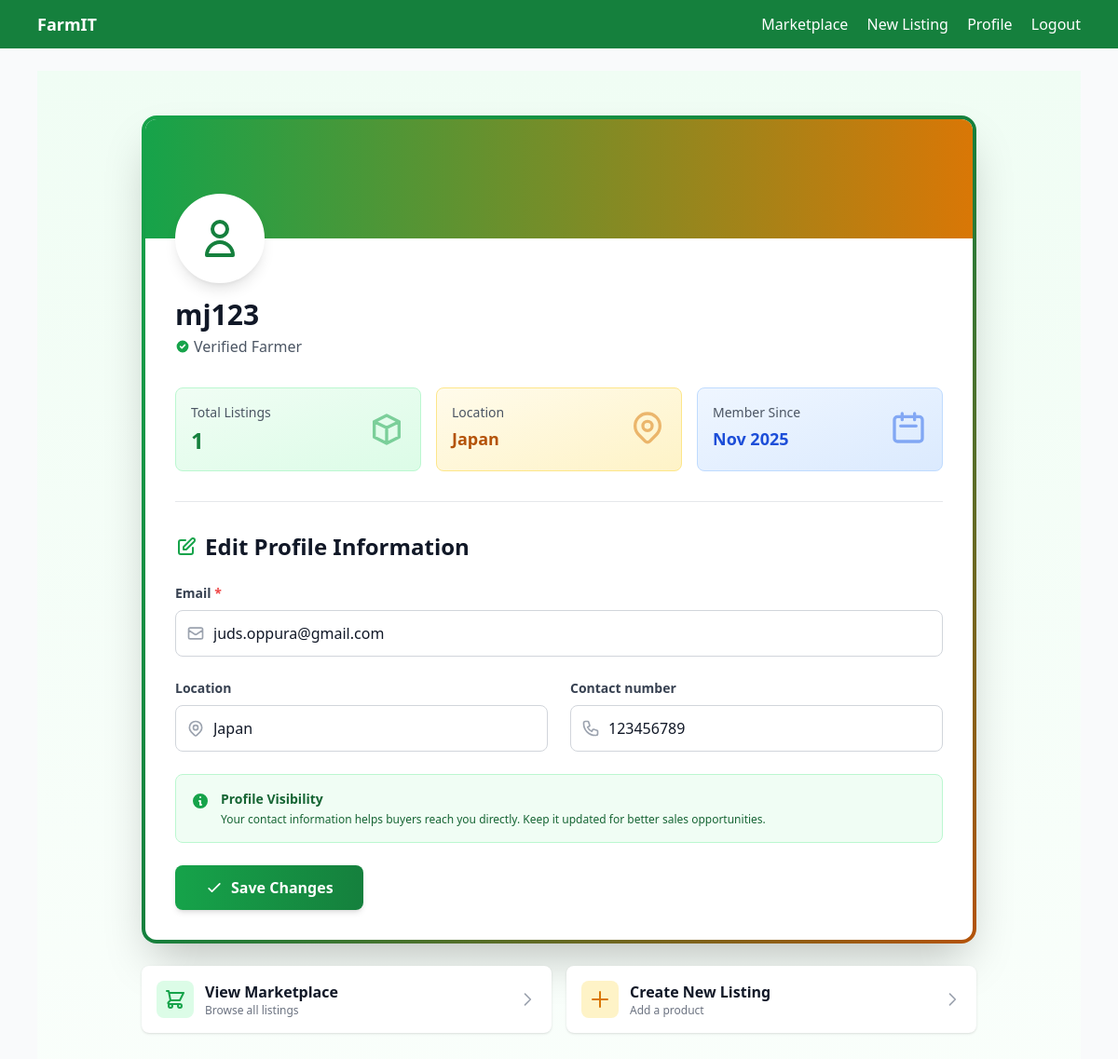
The app's page /accounts/profile/ (signed in) with its own data.
### users/models.py (models this page shows, shortened)
class FarmerUser(AbstractUser):
    email = models.EmailField(unique=True)
    location = models.CharField(max_length=255, blank=True)
    contact_number = models.CharField(max_length=50, blank=True)

### users/views.py (the view)
# urls.py: path('profile/', profile, name='profile'),
@login_required
def profile(request: HttpRequest) -> HttpResponse:
    if request.method == 'POST':
        form = FarmerProfileForm(request.POST, instance=request.user)
        if form.is_valid():
            form.save()
            messages.success(request, 'Profile updated')
            return redirect('profile')
    else:
        form = FarmerProfileForm(instance=request.user)
    return render(request, 'users/profile.html', {'form': form})

### users/forms.py
class FarmerProfileForm(forms.ModelForm):
    class Meta:
        model = FarmerUser
        fields = (
            'email',
            'location',
            'contact_number',
        )

### templates/users/profile.html (shortened to what this page needs)
{% extends 'base.html' %}
{% block content %}
<div class="bg-gradient-to-b from-green-50 to-white min-h-screen py-12 px-4">
  <div class="max-w-4xl mx-auto">
    <div class="bg-gradient-to-br from-green-600 via-green-700 to-amber-700 p-1 rounded-2xl shadow-2xl">
      <div class="bg-white rounded-xl overflow-hidden">
        <div class="bg-gradient-to-r from-green-600 to-amber-600 h-32 relative">
          <div class="absolute -bottom-12 left-8">
            <div class="w-24 h-24 bg-white rounded-full border-4 border-white shadow-lg flex items-center justify-center">
              <svg class="w-12 h-12 text-green-700" fill="none" stroke="currentColor" viewBox="0 0 24 24">
                <path stroke-linecap="round" stroke-linejoin="round" stroke-width="2" d="M16 7a4 4 0 11-8 0 4 4 0 018 0zM12 14a7 7 0 00-7 7h14a7 7 0 00-7-7z" />
              </svg>
            </div>
          </div>
        </div>
        <div class="pt-16 pb-8 px-8">
          <div class="mb-8">
            <h1 class="text-3xl font-bold text-gray-900 mb-1">{{ user.username }}</h1>
            <p class="text-gray-600 flex items-center">
              <svg class="w-4 h-4 mr-1 text-green-600" fill="currentColor" viewBox="0 0 20 20">
                <path fill-rule="evenodd" d="M10 18a8 8 0 100-16 8 8 0 000 16zm3.707-9.293a1 1 0 00-1.414-1.414L9 10.586 7.707 9.293a1 1 0 00-1.414 1.414l2 2a1 1 0 001.414 0l4-4z" clip-rule="evenodd" />
              </svg>
              Verified Farmer
            </p>
          </div>
          <div class="grid grid-cols-1 md:grid-cols-3 gap-4 mb-8">
            <div class="bg-gradient-to-br from-green-50 to-green-100 rounded-lg p-4 border border-green-200">
              <div class="flex items-center justify-between">
                <div>
                  <p class="text-sm text-gray-600 mb-1">Total Listings</p>
                  <p class="text-2xl font-bold text-green-700">{{ user.products.count }}</p>
                </div>
                <svg class="w-10 h-10 text-green-600 opacity-50" fill="none" stroke="currentColor" viewBox="0 0 24 24">
                  <path stroke-linecap="round" stroke-linejoin="round" stroke-width="2" d="M20 7l-8-4-8 4m16 0l-8 4m8-4v10l-8 4m0-10L4 7m8 4v10M4 7v10l8 4" />
                </svg>
              </div>
            </div>
            <div class="bg-gradient-to-br from-amber-50 to-amber-100 rounded-lg p-4 border border-amber-200">
              <div class="flex items-center justify-between">
                <div>
                  <p class="text-sm text-gray-600 mb-1">Location</p>
                  <p class="text-lg font-bold text-amber-700">{{ user.location|default:"Not set" }}</p>
                </div>
              </div>
            </div>
            <div class="bg-gradient-to-br from-blue-50 to-blue-100 rounded-lg p-4 border border-blue-200">
              <div class="flex items-center justify-between">
                <div>
                  <p class="text-sm text-gray-600 mb-1">Member Since</p>
                  <p class="text-lg font-bold text-blue-700">{{ user.date_joined|date:"M Y" }}</p>
                </div>
                <svg class="w-10 h-10 text-blue-600 opacity-50" fill="none" stroke="currentColor" viewBox="0 0 24 24">
                  <path stroke-linecap="round" stroke-linejoin="round" stroke-width="2" d="M8 7V3m8 4V3m-9 8h10M5 21h14a2 2 0 002-2V7a2 2 0 00-2-2H5a2 2 0 00-2 2v12a2 2 0 002 2z" />
                </svg>
              </div>
            </div>
          </div>
          <div class="border-t border-gray-200 pt-8">
            <h2 class="text-2xl font-bold text-gray-900 mb-6 flex items-center">
              <svg class="w-6 h-6 mr-2 text-green-600" fill="none" stroke="currentColor" viewBox="0 0 24 24">
                <path stroke-linecap="round" stroke-linejoin="round" stroke-width="2" d="M11 5H6a2 2 0 00-2 2v11a2 2 0 002 2h11a2 2 0 002-2v-5m-1.414-9.414a2 2 0 112.828 2.828L11.828 15H9v-2.828l8.586-8.586z" />
              </svg>
              Edit Profile Information
            </h2>
            <form method="post" class="space-y-6">
              <div class="grid grid-cols-1 md:grid-cols-2 gap-6">
                {% for field in form %}
                  <div class="{% if field.name == 'email' %}md:col-span-2{% else %}md:col-span-1{% endif %}">
                    <label for="{{ field.id_for_label }}" class="block text-sm font-semibold text-gray-700 mb-2">
                      {{ field.label }}
                      {% if field.field.required %}<span class="text-red-500">*</span>{% endif %}
                    </label>
                    <div class="relative">
                      {% if field.name == 'email' %}
                      <div class="absolute inset-y-0 left-0 pl-3 flex items-center pointer-events-none">
                      </div>
                      {% elif field.name == 'location' %}
                      <div class="absolute inset-y-0 left-0 pl-3 flex items-center pointer-events-none">
                      </div>
                      {% elif field.name == 'contact_number' %}
                      <div class="absolute inset-y-0 left-0 pl-3 flex items-center pointer-events-none">
                      </div>
                      {% endif %}
                      <input
                        type="{{ field.field.widget.input_type }}"
                        name="{{ field.name }}"
                        id="{{ field.id_for_label }}"
                        value="{{ field.value|default:'' }}"
                        class="block w-full pl-10 pr-3 py-3 border border-gray-300 rounded-lg focus:ring-2 focus:ring-green-600 focus:border-transparent transition duration-200 placeholder-gray-400"
                        {% if field.field.required %}required{% endif %}
                        placeholder="{{ field.label }}"
                      >
                    </div>
                  </div>
                {% endfor %}
              </div>
              <div class="bg-green-50 border border-green-200 rounded-lg p-4 flex items-start space-x-3">
                <svg class="w-5 h-5 text-green-600 mt-0.5 flex-shrink-0" fill="currentColor" viewBox="0 0 20 20">
                  <path fill-rule="evenodd" d="M18 10a8 8 0 11-16 0 8 8 0 0116 0zm-7-4a1 1 0 11-2 0 1 1 0 012 0zM9 9a1 1 0 000 2v3a1 1 0 001 1h1a1 1 0 100-2v-3a1 1 0 00-1-1H9z" clip-rule="evenodd" />
                </svg>
                <div class="text-sm text-green-800">
                  <p class="font-semibold mb-1">Profile Visibility</p>
                  <p class="text-xs">Your contact information helps buyers reach you directly. Keep it updated for better sales opportunities.</p>
                </div>
              </div>
              <button type="submit" class="w-full md:w-auto bg-gradient-to-r from-green-600 to-green-700 hover:from-green-700 hover:to-green-800 text-white font-semibold py-3 px-8 rounded-lg shadow-md hover:shadow-lg transform hover:-translate-y-0.5 transition duration-200 flex items-center justify-center space-x-2">
                <svg class="w-5 h-5" fill="none" stroke="currentColor" viewBox="0 0 24 24">
                  <path stroke-linecap="round" stroke-linejoin="round" stroke-width="2" d="M5 13l4 4L19 7" />
                </svg>
                <span>Save Changes</span>
              </button>
            </form>
          </div>
        </div>
      </div>
    </div>
    <div class="mt-6 grid grid-cols-1 md:grid-cols-2 gap-4">
      <a href="/" class="bg-white rounded-lg shadow p-4 hover:shadow-md transition duration-200 flex items-center justify-between group">
        <div class="flex items-center space-x-3">
          <div class="w-10 h-10 bg-green-100 rounded-lg flex items-center justify-center">
          </div>
          <div>
            <p class="font-semibold text-gray-900">View Marketplace</p>
            <p class="text-xs text-gray-500">Browse all listings</p>
          </div>
        </div>
        <svg class="w-5 h-5 text-gray-400 group-hover:text-green-600 transition" fill="none" stroke="currentColor" viewBox="0 0 24 24">
          <path stroke-linecap="round" stroke-linejoin="round" stroke-width="2" d="M9 5l7 7-7 7" />
        </svg>
      </a>
      <a href="/products/new/" class="bg-white rounded-lg shadow p-4 hover:shadow-md transition duration-200 flex items-center justify-between group">
        <div class="flex items-center space-x-3">
          <div class="w-10 h-10 bg-amber-100 rounded-lg flex items-center justify-center">
            <svg class="w-6 h-6 text-amber-600" fill="none" stroke="currentColor" viewBox="0 0 24 24">
              <path stroke-linecap="round" stroke-linejoin="round" stroke-width="2" d="M12 4v16m8-8H4" />
            </svg>
          </div>
          <div>
            <p class="font-semibold text-gray-900">Create New Listing</p>
            <p class="text-xs text-gray-500">Add a product</p>
          </div>
        </div>
        <svg class="w-5 h-5 text-gray-400 group-hover:text-amber-600 transition" fill="none" stroke="currentColor" viewBox="0 0 24 24">
          <path stroke-linecap="round" stroke-linejoin="round" stroke-width="2" d="M9 5l7 7-7 7" />
        </svg>
      </a>
    </div>
  </div>
</div>
{% endblock %}

### records on screen
FarmerUser: username "mj123", products.count "1", location "Japan", date_joined "Nov 2025", email "juds.oppura@gmail.com" "Japan" "123456789"

### other values on screen
{{ field.label }} "Email" "Location" "Contact number"
